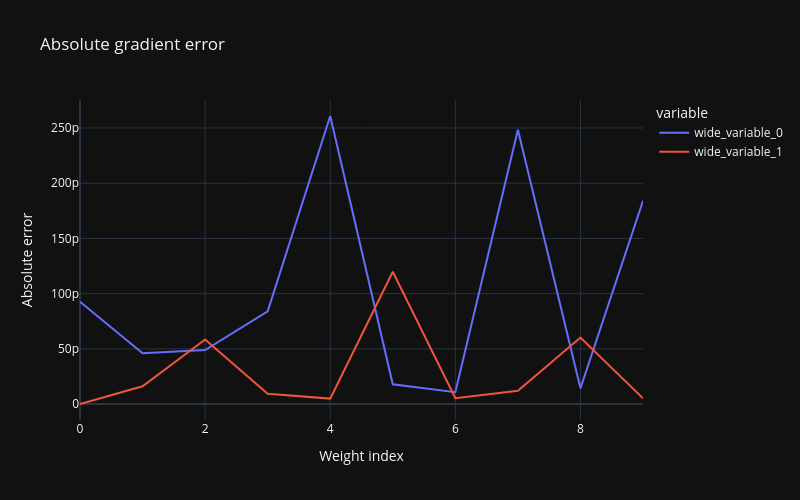

The cell this chart's notebook holds for it:
### Code cell
absolute_error_w1 = np.abs(dw1 - fda_w1)
absolute_error_w2 = np.abs(dw2 - fda_w2)
fig = px.line(y = [absolute_error_w1, absolute_error_w2], title='Absolute gradient error')
fig.update_layout(xaxis_title='Weight index', yaxis_title='Absolute error', template='plotly_dark', 
                  width=800, height=500, showlegend=True)
fig.show()

### Figure 1 — Plotly figure (JSON) as saved in the notebook; plotly's stock layout.template omitted (floating-point values rounded to 4 significant figures)
{"data": [{"hovertemplate": "variable=wide_variable_0<br>index=%{x}<br>value=%{y}<extra></extra>", "legendgroup": "wide_variable_0", "line": {"color": "#636efa", "dash": "solid"}, "marker": {"symbol": "circle"}, "mode": "lines", "name": "wide_variable_0", "orientation": "v", "showlegend": true, "type": "scatter", "x": [0, 1, 2, 3, 4, 5, 6, 7, 8, 9], "xaxis": "x", "y": [9.267e-11, 4.603e-11, 4.891e-11, 8.409e-11, 2.609e-10, 1.799e-11, 1.073e-11, 2.485e-10, 1.429e-11, 1.84e-10], "yaxis": "y"}, {"hovertemplate": "variable=wide_variable_1<br>index=%{x}<br>value=%{y}<extra></extra>", "legendgroup": "wide_variable_1", "line": {"color": "#EF553B", "dash": "solid"}, "marker": {"symbol": "circle"}, "mode": "lines", "name": "wide_variable_1", "orientation": "v", "showlegend": true, "type": "scatter", "x": [0, 1, 2, 3, 4, 5, 6, 7, 8, 9], "xaxis": "x", "y": [9.592e-14, 1.618e-11, 5.847e-11, 9.454e-12, 4.97e-12, 1.198e-10, 5.326e-12, 1.211e-11, 6.024e-11, 5.205e-12], "yaxis": "y"}], "layout": {"height": 500, "legend": {"title": {"text": "variable"}, "tracegroupgap": 0}, "showlegend": true, "title": {"text": "Absolute gradient error"}, "width": 800, "xaxis": {"anchor": "y", "domain": [0, 1], "title": {"text": "Weight index"}}, "yaxis": {"anchor": "x", "domain": [0, 1], "title": {"text": "Absolute error"}}}}
